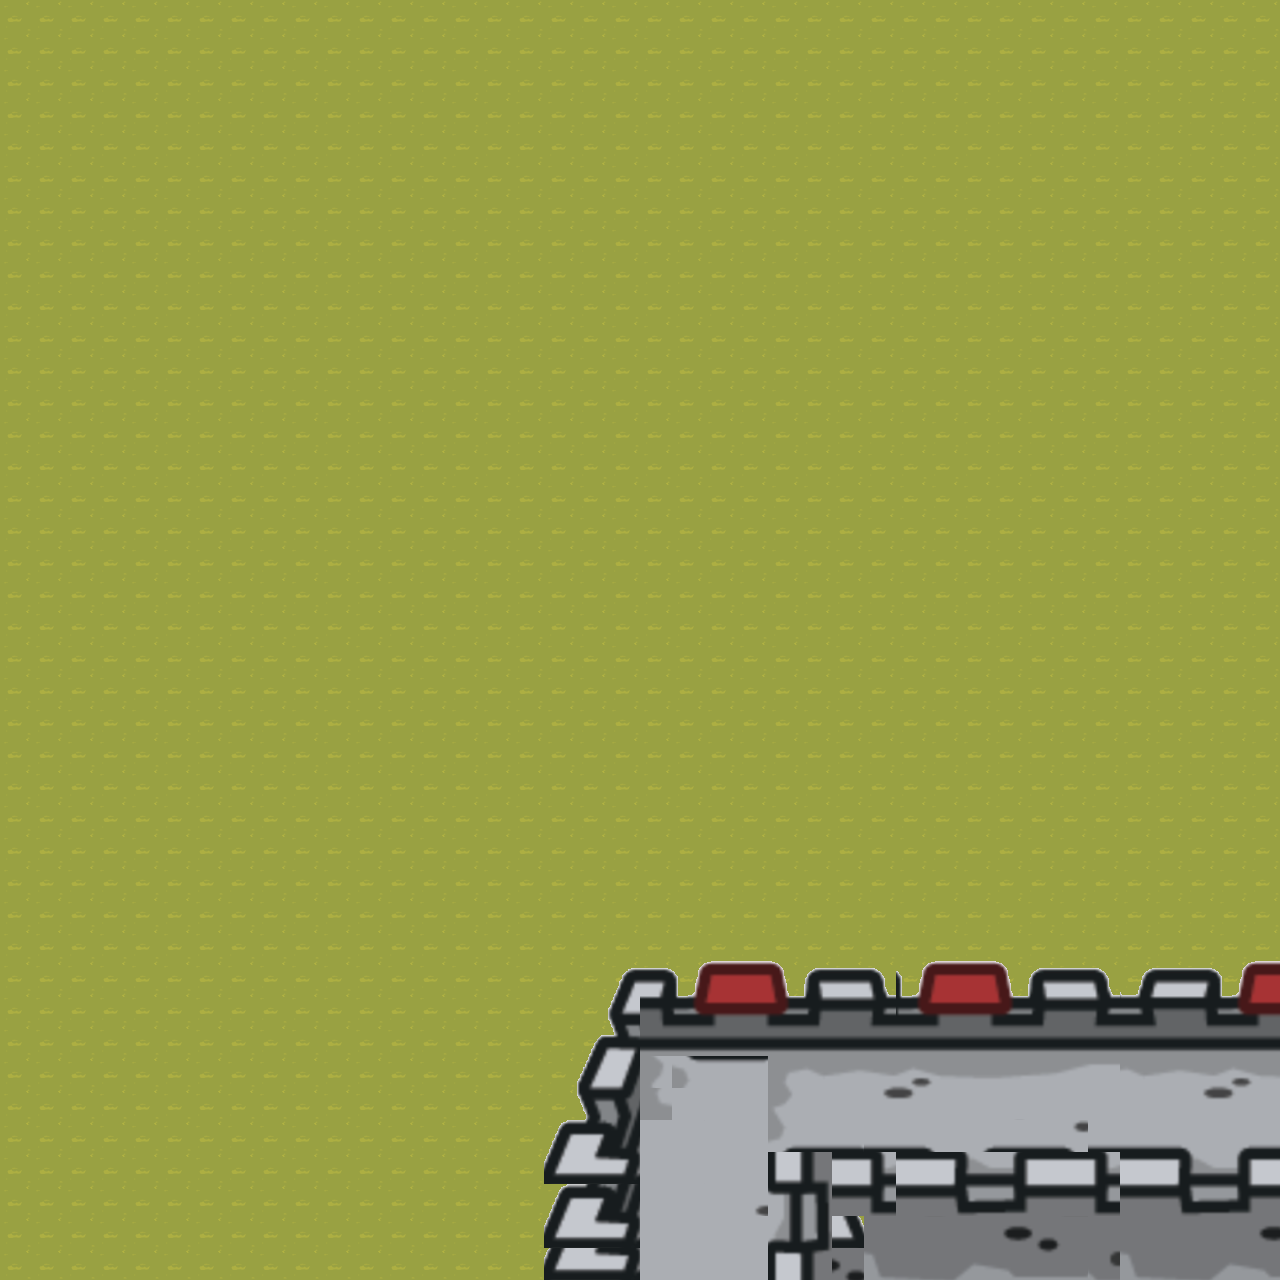

Below is a game level as drawn by its tile map, then a one-line description and the .tmx that defines it (tile-layer data replaced by summaries):
An orthogonal 40x40 tile map with 32x32 px tiles, 3 tile layers (bg, colide, toFade).

<map version="1.10" tiledversion="1.11.0" orientation="orthogonal" renderorder="left-down" width="40" height="40" tilewidth="32" tileheight="32" infinite="0" nextlayerid="5" nextobjectid="1">
 <tileset firstgid="1" source="map-new-side.tsx" />
 <layer id="1" name="bg" width="40" height="40" locked="1">
  <data>[1600 cells, 1600 non-empty, 1 distinct tile ids]</data>
 </layer>
 <layer id="3" name="colide" width="40" height="40" locked="1">
  <data>[1600 cells, 0 non-empty, 0 distinct tile ids]</data>
 </layer>
 <layer id="2" name="toFade" width="40" height="40" locked="1">
  <data>[1600 cells, 230 non-empty, 113 distinct tile ids]</data>
 </layer>
</map>
